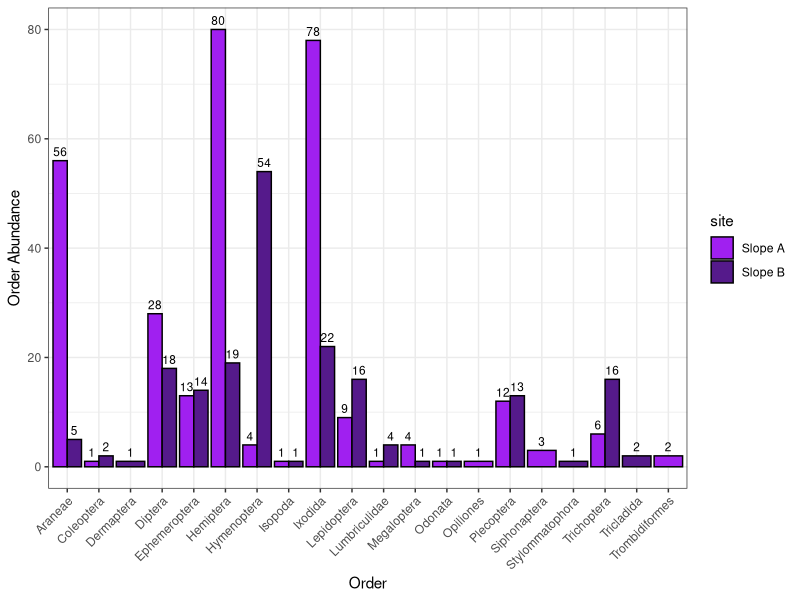
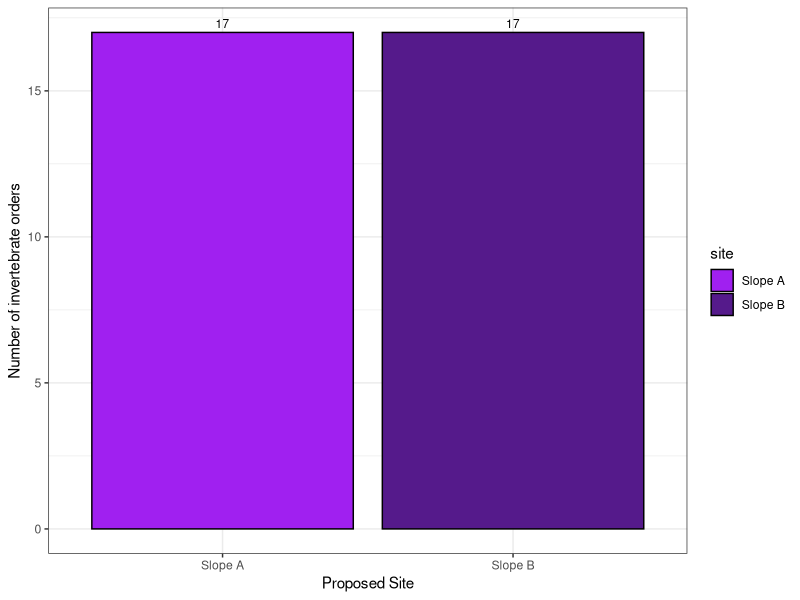
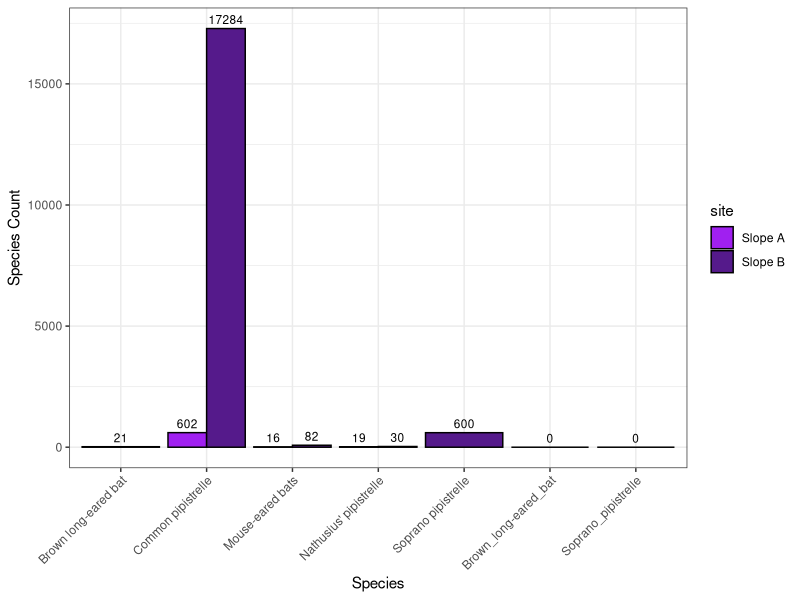
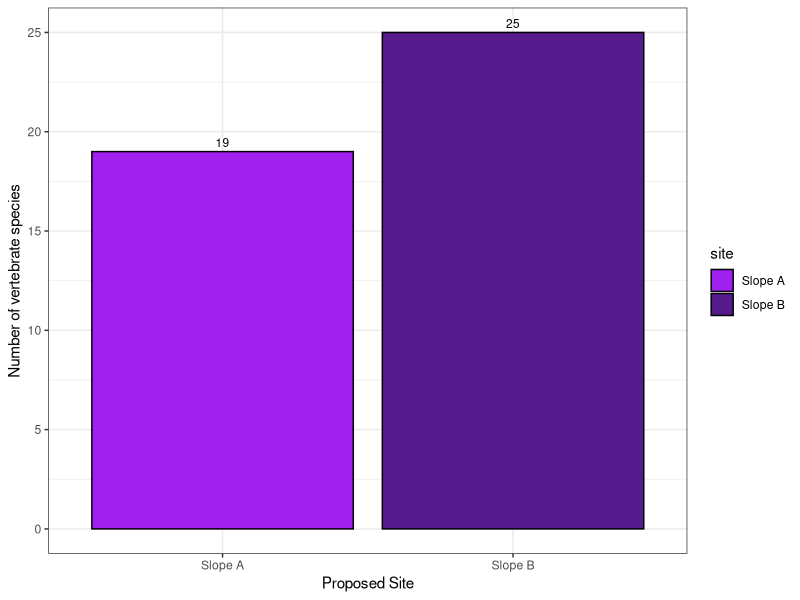
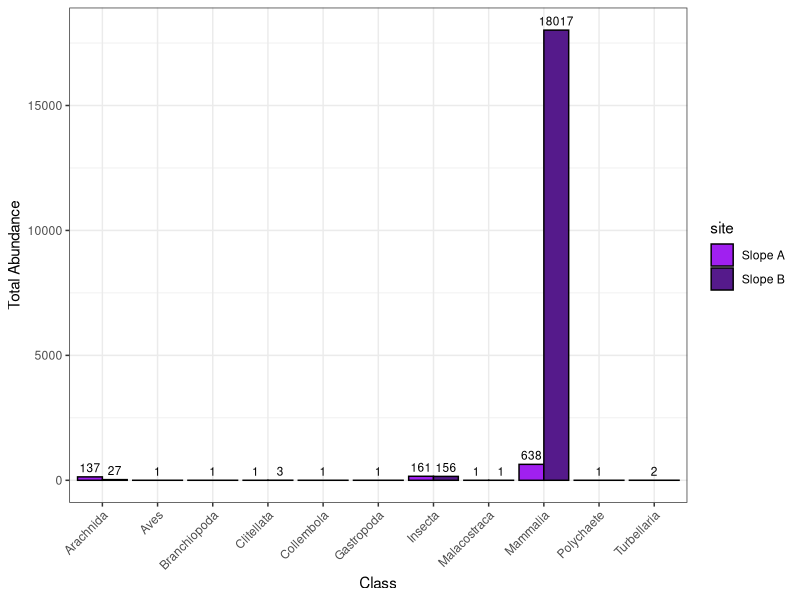
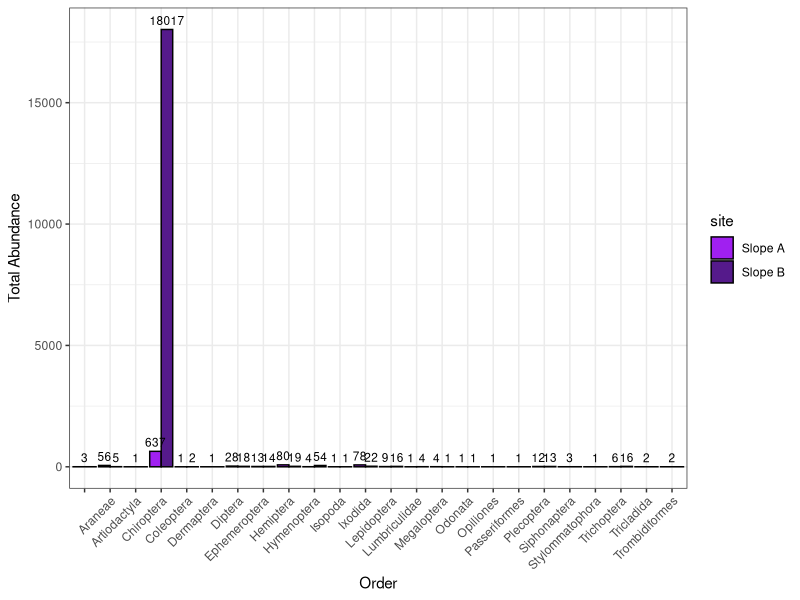

Source code (R) for these figures, in order: (Note: this script raises an error after producing the figures.)
# clear environment
rm(list=ls())

# import packages needed
library(ggplot2)
library(dplyr)
library(vegan)
library(tidyr)
library(tibble)
# ...

# import full data set
arran_data_full <- read.csv('./Data/arran_data_full.csv')
# check the data set
head(arran_data_full)

# check data types
str(arran_data_full)
arran_data_full$eventID <- as.factor(arran_data_full$eventID)
arran_data_full$site <- as.factor(arran_data_full$site)
arran_data_full$samplingProtocol <- as.factor(arran_data_full$samplingProtocol)
arran_data_full$vernacularName <- as.factor(arran_data_full$vernacularName)
arran_data_full$individualCount <- as.numeric(arran_data_full$individualCount)
# ... need to finish
str(arran_data_full)

# create subsets of the data

vert_data <- arran_data_full %>% slice(236:302)
# for total number of vertebrate species use vert_data
# but for counts or diversity yse vert_count_data
vert_count_data <- vert_data %>% slice(47:67)

# ANALYSIS OF INVERTEBRATE BIODIVERSITY 
# subset the data on invertebrates
invert_data <- arran_data_full %>% slice(1:235)

# remove any instances witch could not be identified to order
invert_data <- invert_data %>%
  filter(order != "")

# abundances of each invertebrate order
invert_abundances <- invert_data %>%
  group_by(site, order) %>%
  summarise(total_count = sum(individualCount), .groups = "drop")

# plot abundances of each invertebrate order
ggplot(invert_abundances, aes(x = order, y = total_count, fill = site)) +
  geom_bar(stat = "identity", position = "dodge", colour = "black") +
  geom_text(
    aes(label = total_count),
    position = position_dodge(width = 0.9), # Adjust text position to align with bars
    vjust = -0.5, # Position text slightly above the bars
    size = 3      # Adjust text size
  ) +
  labs(x = "Order", y = "Order Abundance") +
  scale_fill_manual(values = c("Slope A" = "purple", "Slope B" = "purple4")) +
  theme_bw() +
  theme(axis.text.x = element_text(angle = 45, vjust = 1, hjust=1))
# still need to adjust text size?
# change Key labels and heading
# add zeros?
# spread out bars?

# calculate alpha diversity (here number of unique orders) for each site
invert_alpha_div <- invert_data %>%
  group_by(site) %>% # Group by site
  summarise(no_orders = n_distinct(order), .groups = "drop") # Count unique species

ggplot(invert_alpha_div, aes(x = site, y = no_orders, fill = site)) +
  geom_bar(stat = "identity", position = "dodge", colour = "black") +
  geom_text(
    aes(label = no_orders),
    position = position_dodge(width = 0.9), # Adjust text position to align with bars
    vjust = -0.5, # Position text slightly above the bars
    size = 3      # Adjust text size
  ) +
  labs(x = "Proposed Site", y = "Number of invertebrate orders") + 
  scale_fill_manual(values = c("Slope A" = "purple", "Slope B" = "purple4")) +
  theme_bw()
# still need to change axis labels Slope B and Slope A to Slope B and Slope A
# and adjust text size




# ANALYSIS OF VERTEBRATE BIODIVERSITY
 
# remove camera trap data due to small sample size
vert_count_data2 <- vert_count_data %>%
  filter(samplingProtocol != "Camera traps")

# rearrange for total count for each species by slope
vert_abundances <- vert_count_data2 %>%
  group_by(site, vernacularName) %>%
  summarise(total_count = sum(individualCount), .groups = "drop")

# set missing data to zeros to improve graph look
vert_abundances_zeros <- data.frame(site = character(0), vernacularName = character(0), total_count = integer(0))
#vert_abundances_zeros1 <- data.frame(site = "Slope B", vernacularName = "Red_Deer", total_count = 0)
vert_abundances_zeros2 <- data.frame(site = "Slope A", vernacularName = "Brown_long-eared_bat", total_count = 0)
#vert_abundances_zeros3 <- data.frame(site = "Slope A", vernacularName = "European_Robin", total_count = 0)
vert_abundances_zeros4 <- data.frame(site = "Slope A", vernacularName = "Soprano_pipistrelle", total_count = 0)
vert_abundances_zeros <- rbind(vert_abundances_zeros, vert_abundances_zeros2, vert_abundances_zeros4)
#vert_abundances_zeros <- rbind(vert_abundances_zeros, vert_abundances_zeros1, vert_abundances_zeros2, vert_abundances_zeros3, vert_abundances_zeros4)

vert_abundances <- rbind(vert_abundances, vert_abundances_zeros)

ggplot(vert_abundances, aes(x = vernacularName, y = total_count, fill = site)) +
  geom_bar(stat = "identity", position = "dodge", colour = "black") +
  geom_text(
    aes(label = total_count),
    position = position_dodge(width = 0.9), # Adjust text position to align with bars
    vjust = -0.5, # Position text slightly above the bars
    size = 3      # Adjust text size
  ) +
  labs(x = "Species", y = "Species Count") +
  scale_fill_manual(values = c("Slope A" = "purple", "Slope B" = "purple4")) +
  theme_bw() +
  theme(axis.text.x = element_text(angle = 45, vjust = 1, hjust=1))

# then can do calls per audiomoth!
# no - not informative, data too messy/ sample too small

# number of vertebrate species present on each slope, from all data
vert_alpha_div <- vert_data %>%
  group_by(site) %>% # Group by site
  summarise(no_species = n_distinct(vernacularName), .groups = "drop") # Count unique species

#plot this!!!
ggplot(vert_alpha_div, aes(x = site, y = no_species, fill = site)) +
  geom_bar(stat = "identity", position = "dodge", colour = "black") +
  geom_text(
    aes(label = no_species),
    position = position_dodge(width = 0.9), # Adjust text position to align with bars
    vjust = -0.5, # Position text slightly above the bars
    size = 3      # Adjust text size
    ) +
  labs(x = "Proposed Site", y = "Number of vertebrate species") + 
  scale_fill_manual(values = c("Slope A" = "purple", "Slope B" = "purple4")) +
  theme_bw()
# still need to adjust text sizes
# sort legend


# ALPHA DIVERSITY OVERALL
# Summarise the number of species, per class, per site
unique(arran_data_full$class)
arran_data_full <- arran_data_full %>%
  filter(individualCount != 0)
unique(arran_data_full$class)

arran_class_abundance <- arran_data_full %>%
  group_by(site, class) %>% # Group by site
  summarise(total_count = sum(individualCount), .groups = "drop") # sum abundance of each unique class

ggplot(arran_class_abundance, aes(x = class, y = total_count, fill = site)) +
  geom_bar(stat = "identity", position = "dodge", colour = "black") +
  geom_text(
    aes(label = total_count),
    position = position_dodge(width = 0.9), # Adjust text position to align with bars
    vjust = -0.5, # Position text slightly above the bars
    size = 3      # Adjust text size
  ) +
  labs(x = "Class", y = "Total Abundance") +
  scale_fill_manual(values = c("Slope A" = "purple", "Slope B" = "purple4")) +
  theme_bw() +
  theme(axis.text.x = element_text(angle = 45, vjust = 1, hjust=1))
# overall pretty similar - but Slope A fairing slightly better?
# not very informative though

# Summarise the number of species, per order, per site
unique(arran_data_full$order)
arran_data_full <- arran_data_full %>%
  filter(individualCount != 0)
unique(arran_data_full$order)

# CHANGE FROM NUMBER OF SPECIES TO NUMBER OF INDIVIDUALS
arran_order_abundance <- arran_data_full %>%
  group_by(site, order) %>% # Group by site
  summarise(total_count = sum(individualCount), .groups = "drop") # sum abundance of each unique class

ggplot(arran_order_abundance, aes(x = order, y = total_count, fill = site)) +
  geom_bar(stat = "identity", position = "dodge", colour = "black") +
  geom_text(
    aes(label = total_count),
    position = position_dodge(width = 0.9), # Adjust text position to align with bars
    vjust = -0.5, # Position text slightly above the bars
    size = 3      # Adjust text size
  ) +
  labs(x = "Order", y = "Total Abundance") +
  scale_fill_manual(values = c("Slope A" = "purple", "Slope B" = "purple4")) +
  theme_bw() +
  theme(axis.text.x = element_text(angle = 45, vjust = 1, hjust=1))
# also not informative


# BETA DIVERSITY - SHANNONS

# rearrange data set
arran_data_rearranged <- arran_class_abundance %>%
  tidyr::pivot_wider(names_from = class, values_from = no_species, values_fill = 0) %>%
  column_to_rownames(var = "site")
# Set the 'site' column as row names using tibble's function
rownames(arran_data_rearranged) <- arran_data_rearranged$site
#arran_data_rearranged <- arran_data_rearranged[, -1]  # Remove the 'site' column

# shannons
arran_shannons <- diversity(arran_data_rearranged[,1:11])
arran_shannons <- as.numeric(arran_shannons)

shannons_slopeA <- arran_shannons[2]
shannons_slopeB <- arran_shannons[1]

arran_diversity_indicies <- data.frame(diversity_index = character(0), Slope_A = numeric(0), Slope_B = numeric(0))
arran_shannons <- data.frame(diversity_index = "shannons", Slope_A = shannons_slopeA, Slope_B = shannons_slopeB)
arran_diversity_indicies <- rbind(arran_diversity_indicies, arran_shannons)

# simpsons
arran_simpsons <- diversity(arran_data_rearranged[,1:11], index = "simpson")
arran_simpsons <- as.numeric(arran_simpsons)

simpsons_slopeA <- arran_simpsons[2]
simpsons_slopeB <- arran_simpsons[1]

arran_simpsons <- data.frame(diversity_index = "simpsons", Slope_A = simpsons_slopeA, Slope_B = simpsons_slopeB)
arran_diversity_indicies <- rbind(arran_diversity_indicies, arran_simpsons)
# Slope A has higher diversity

arran_diversity_indicies

# HAVE DONE BY SLOPE, WHAT ABOUT BY SAMPLE BY SLOPE AS IN MY DISS?
# could then use more interesting plots like boxplots

# ALPHA DIVERSITY
# Summarise the number of species per site
unique(arran_data_full$class)
arran_data_full <- arran_data_full %>%
  filter(individualCount != 0)
unique(arran_data_full$class)

sample_class <- arran_data_full %>%
  group_by(site, eventID, class) %>% # Group by site
  summarise(no_species = n_distinct(vernacularName), .groups = "drop") # Count unique species

ggplot(sample_class, aes(x = site, y = no_species)) +
  geom_boxplot(width = 0.4, fill = "thistle") +
  geom_jitter(width = 0.3, colour = "purple3", alpha = 0.3) +
  labs(x = "Proposed Site", y = "Number of classes per sampling event") +
  scale_x_discrete(labels = c("Slope B Slope", "Slope A Slope")) +
  theme_bw()

unique(arran_data_full$order)
arran_data_full <- arran_data_full %>%
  filter(individualCount != 0)
arran_data_full <- arran_data_full %>%
  filter(order != "")
unique(arran_data_full$order)

sample_order <- arran_data_full %>%
  group_by(site, eventID, order) %>% # Group by site
  summarise(no_species = n_distinct(vernacularName), .groups = "drop") # Count unique species

ggplot(sample_order, aes(x = site, y = no_species)) +
  geom_boxplot(width = 0.4, fill = "thistle") +
  geom_jitter(width = 0.3, colour = "purple3", alpha = 0.3) +
  labs(x = "Proposed Site", y = "Number of orders per sampling event") +
  scale_x_discrete(labels = c("Slope B Slope", "Slope A Slope")) +
  theme_bw()


# DIVERSITY
# rearrange dataset
# don't take from alpha, take from main dataframe
sample_data_rearranged <- sample_class %>%
  tidyr::pivot_wider(names_from = order, values_from = no_species, values_fill = 0) %>%
  column_to_rownames(var = "site")



# stuff
#select(-genre, -spotify_monthly_listeners, -year_founded)
